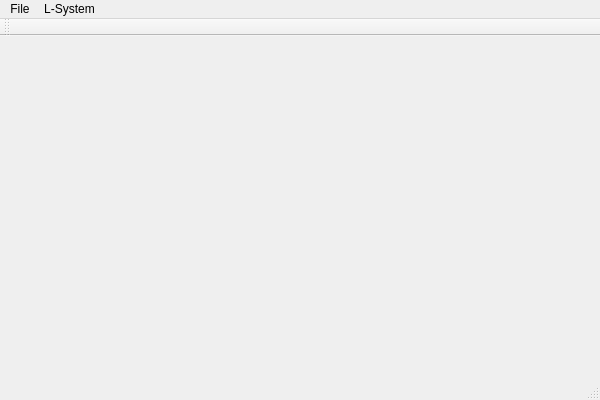
<?xml version="1.0" encoding="utf-8"?>
<ui version="4.0">
  <class>MainWindowClass</class>
  <widget class="QMainWindow" name="MainWindowClass">
    <property name="geometry">
      <rect>
        <x>0</x>
        <y>0</y>
        <width>600</width>
        <height>400</height>
      </rect>
    </property>
    <property name="windowTitle">
      <string>Greedy Inverse - 3D Pipe</string>
    </property>
    <widget class="QWidget" name="centralWidget"/>
    <widget class="QMenuBar" name="menuBar">
      <property name="geometry">
        <rect>
          <x>0</x>
          <y>0</y>
          <width>600</width>
          <height>21</height>
        </rect>
      </property>
      <widget class="QMenu" name="menuFile">
        <property name="title">
          <string>File</string>
        </property>
        <addaction name="actionExit"/>
      </widget>
      <widget class="QMenu" name="menuL_System">
        <property name="title">
          <string>L-System</string>
        </property>
        <addaction name="actionRandomGeneration"/>
        <addaction name="actionGreedyInverse"/>
      </widget>
      <addaction name="menuFile"/>
      <addaction name="menuL_System"/>
    </widget>
    <widget class="QToolBar" name="mainToolBar">
      <attribute name="toolBarArea">
        <enum>TopToolBarArea</enum>
      </attribute>
      <attribute name="toolBarBreak">
        <bool>false</bool>
      </attribute>
    </widget>
    <widget class="QStatusBar" name="statusBar"/>
    <action name="actionExit">
      <property name="text">
        <string>Exit</string>
      </property>
    </action>
    <action name="actionRandomGeneration">
      <property name="text">
        <string>Random Generation</string>
      </property>
    </action>
    <action name="actionGreedyInverse">
      <property name="text">
        <string>Greedy Inverse</string>
      </property>
    </action>
  </widget>
  <layoutdefault spacing="6" margin="11"/>
  <resources>
    <include location="MainWindow.qrc"/>
  </resources>
  <connections/>
</ui>
